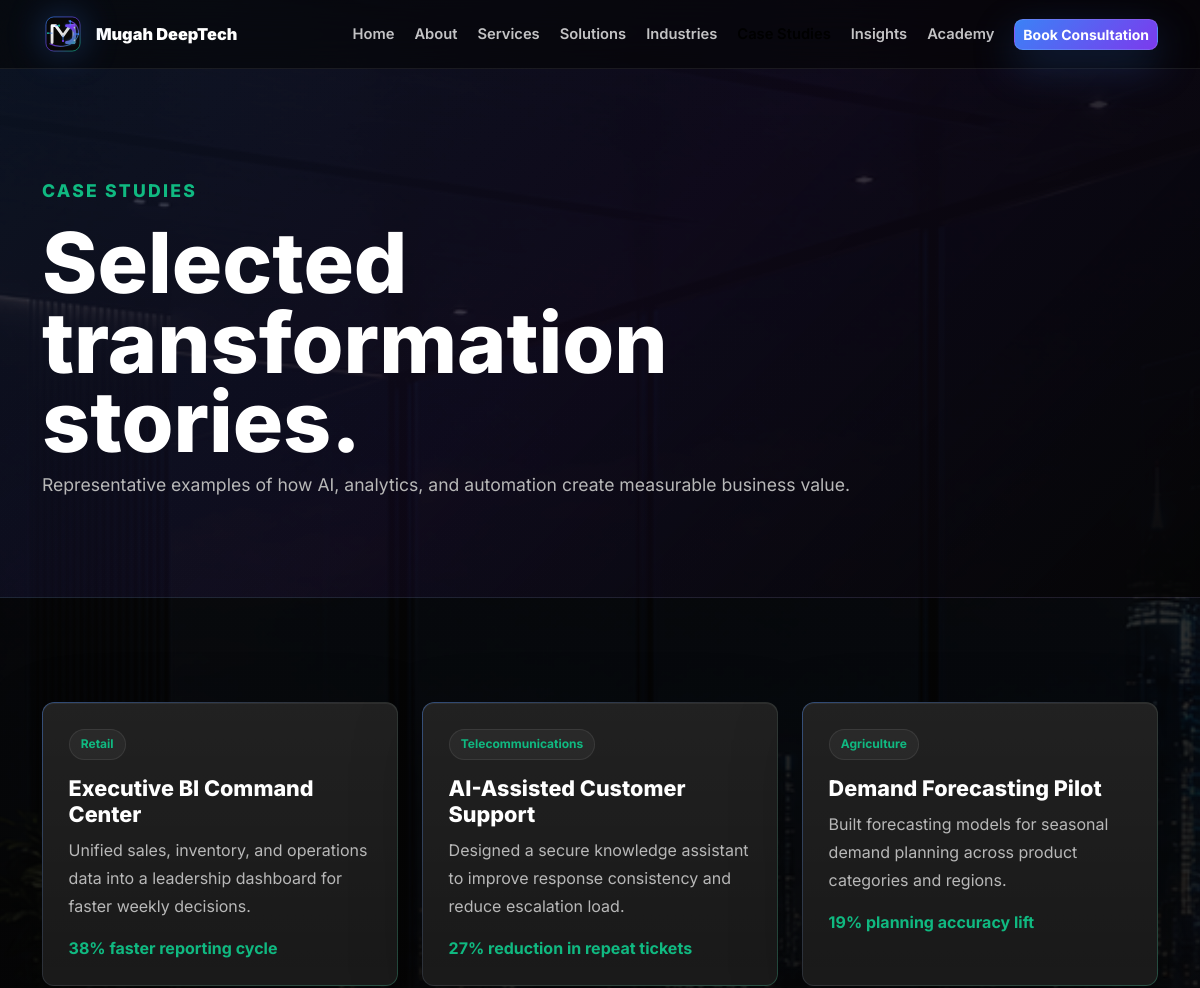
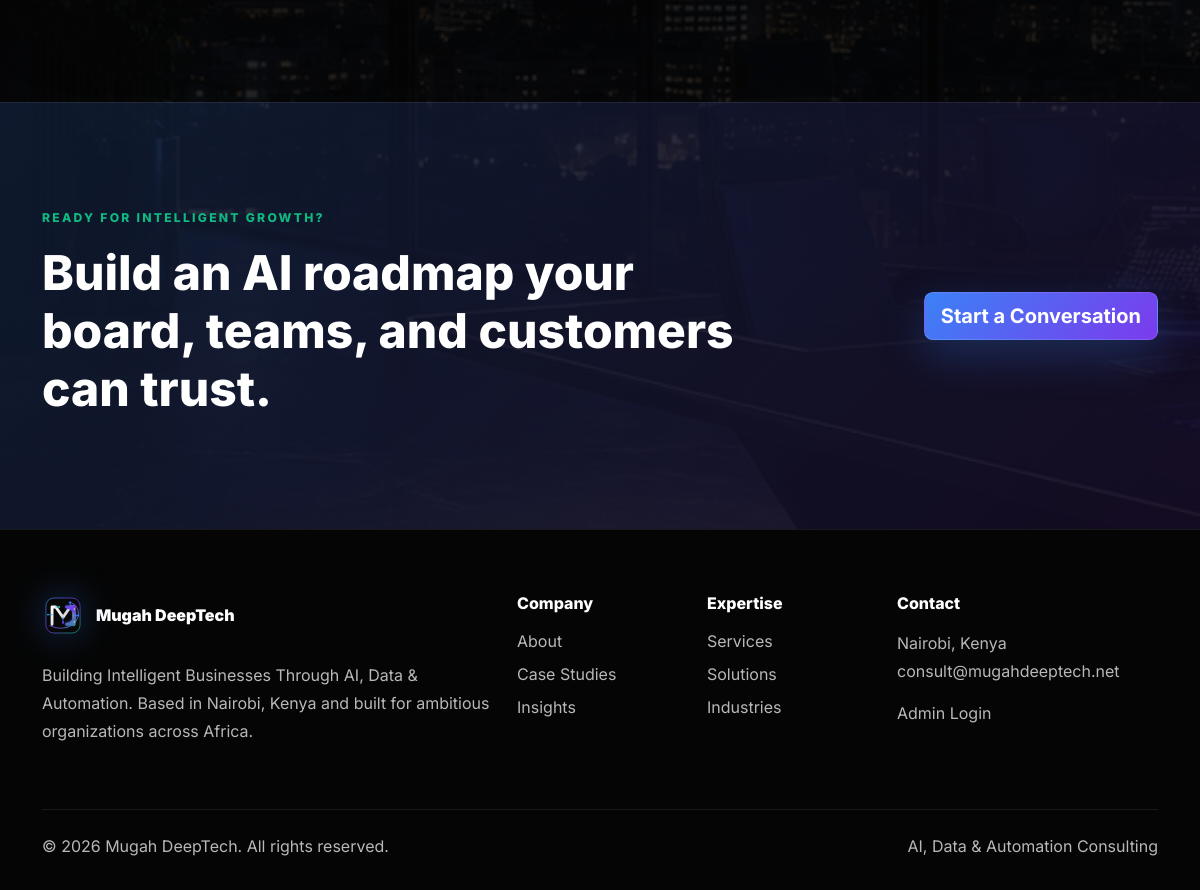
Page /case-studies.php on the committed database (2 pictures, top to bottom).
### tables this page shows
CREATE TABLE IF NOT EXISTS case_studies (
    id INT UNSIGNED AUTO_INCREMENT PRIMARY KEY,
    title VARCHAR(220) NOT NULL,
    slug VARCHAR(220) NOT NULL UNIQUE,
    industry VARCHAR(120) NOT NULL,
    summary TEXT NOT NULL,
    result_metric VARCHAR(160) NOT NULL,
    content LONGTEXT NULL,
    published TINYINT(1) NOT NULL DEFAULT 1,
    created_at TIMESTAMP DEFAULT CURRENT_TIMESTAMP,
    updated_at TIMESTAMP DEFAULT CURRENT_TIMESTAMP ON UPDATE CURRENT_TIMESTAMP,
    INDEX idx_cases_published (published),
    INDEX idx_cases_created (created_at)
);

### includes/functions.php (called while the page is built, shortened)
<?php
function site_url(string $path = ''): string
{
    $dir = str_replace('\\', '/', dirname($_SERVER['SCRIPT_NAME'] ?? '/'));
    $dir = trim($dir, '/');
    $parts = $dir === '' ? [] : explode('/', $dir);
    if ($parts && in_array(end($parts), ['admin', 'academy'], true)) {
        array_pop($parts);
    }
    $base = $parts ? '/' . implode('/', $parts) : '';
    return $base . '/' . ltrim($path, '/');
}
function e(?string $value): string
{
    return htmlspecialchars((string) $value, ENT_QUOTES, 'UTF-8');
}
function current_page(): string
{
    return basename($_SERVER['SCRIPT_NAME']);
}
function is_active(string $file): string
{
    return current_page() === $file ? 'active' : '';
}

### case-studies.php (the view, shortened to what this page needs)
<?php
require_once __DIR__ . '/includes/db.php';
require_once __DIR__ . '/includes/functions.php';
$stmt = $pdo->query('SELECT title, industry, summary, result_metric, created_at FROM case_studies WHERE published = 1 ORDER BY created_at DESC');
$cases = $stmt->fetchAll();
include __DIR__ . '/includes/header.php';
?>
<section class="page-hero"><div class="container"><p class="eyebrow">Case Studies</p><h1>Selected transformation stories.</h1><p>Representative examples of how AI, analytics, and automation create measurable business value.</p></div></section>
<section class="section-pad">
    <div class="container">
        <div class="row g-4">
            <?php foreach ($cases as $case): ?>
                <div class="col-md-6 col-lg-4"><article class="glass-card h-100"><span class="tag"><?= e($case['industry']); ?></span><h2><?= e($case['title']); ?></h2><p><?= e($case['summary']); ?></p><strong class="result"><?= e($case['result_metric']); ?></strong></article></div>
            <?php endforeach; ?>
        </div>
    </div>
</section>
<?php include __DIR__ . '/includes/footer.php'; ?>

### includes/header.php (shortened to what this page needs)
<?php
require_once __DIR__ . '/functions.php';
?>
<!doctype html>
<html lang="en">
<head>
    <link href="https://cdn.jsdelivr.net/npm/bootstrap@5.3.3/dist/css/bootstrap.min.css" rel="stylesheet">
    <link rel="stylesheet" href="<?= site_url('assets/css/style.css'); ?>">
</head>
<body>
<nav class="navbar navbar-expand-lg fixed-top nav-glass">
    <div class="container">
        <a class="navbar-brand brand-mark" href="<?= site_url('index.php'); ?>">
            <img class="logo-mark" src="<?= site_url('assets/images/mugah-deeptech-logo.svg'); ?>" alt="" aria-hidden="true"><span class="brand-text">Mugah DeepTech</span>
        </a>
        <div class="collapse navbar-collapse" id="mainNav">
            <ul class="navbar-nav ms-auto align-items-lg-center gap-lg-1">
                <li class="nav-item"><a class="nav-link <?= is_active('index.php'); ?>" href="<?= site_url('index.php'); ?>">Home</a></li>
                <li class="nav-item"><a class="nav-link <?= is_active('about.php'); ?>" href="<?= site_url('about.php'); ?>">About</a></li>
                <li class="nav-item"><a class="nav-link <?= is_active('services.php'); ?>" href="<?= site_url('services.php'); ?>">Services</a></li>
                <li class="nav-item"><a class="nav-link <?= is_active('solutions.php'); ?>" href="<?= site_url('solutions.php'); ?>">Solutions</a></li>
                <li class="nav-item"><a class="nav-link <?= is_active('industries.php'); ?>" href="<?= site_url('industries.php'); ?>">Industries</a></li>
                <li class="nav-item"><a class="nav-link <?= is_active('case-studies.php'); ?>" href="<?= site_url('case-studies.php'); ?>">Case Studies</a></li>
                <li class="nav-item"><a class="nav-link <?= is_active('insights.php'); ?>" href="<?= site_url('insights.php'); ?>">Insights</a></li>
                <li class="nav-item"><a class="nav-link" href="<?= site_url('academy/index.php'); ?>">Academy</a></li>
                <li class="nav-item ms-lg-2"><a class="btn btn-premium btn-sm" href="<?= site_url('contact.php'); ?>">Book Consultation</a></li>
            </ul>
        </div>
    </div>
</nav>
<main>

### includes/footer.php (shortened to what this page needs)
    <section class="cta-band section-pad">
        <div class="container">
            <div class="row align-items-center g-4">
                <div class="col-lg-8">
                    <p class="eyebrow">Ready for intelligent growth?</p>
                    <h2>Build an AI roadmap your board, teams, and customers can trust.</h2>
                </div>
                <div class="col-lg-4 text-lg-end">
                    <a class="btn btn-premium btn-lg" href="<?= site_url('contact.php'); ?>">Start a Conversation</a>
                </div>
            </div>
        </div>
    </section>
</main>
<footer class="footer">
    <div class="container">
        <div class="row g-4">
            <div class="col-lg-5">
                <a class="brand-mark footer-brand" href="<?= site_url('index.php'); ?>"><img class="logo-mark" src="<?= site_url('assets/images/mugah-deeptech-logo.svg'); ?>" alt="" aria-hidden="true"><span class="brand-text">Mugah DeepTech</span></a>
                <p class="mt-3">Building Intelligent Businesses Through AI, Data & Automation. Based in Nairobi, Kenya and built for ambitious organizations across Africa.</p>
            </div>
            <div class="col-6 col-lg-2">
                <h6>Company</h6>
                <a href="<?= site_url('about.php'); ?>">About</a>
                <a href="<?= site_url('case-studies.php'); ?>">Case Studies</a>
                <a href="<?= site_url('insights.php'); ?>">Insights</a>
            </div>
            <div class="col-6 col-lg-2">
                <h6>Expertise</h6>
                <a href="<?= site_url('services.php'); ?>">Services</a>
                <a href="<?= site_url('solutions.php'); ?>">Solutions</a>
                <a href="<?= site_url('industries.php'); ?>">Industries</a>
            </div>
            <div class="col-lg-3">
                <h6>Contact</h6>
                <p>Nairobi, Kenya<br>consult@mugahdeeptech.net</p>
                <a href="<?= site_url('admin/login.php'); ?>">Admin Login</a>
            </div>
        </div>
        <div class="footer-bottom">
            <span>&copy; <?= date('Y'); ?> Mugah DeepTech. All rights reserved.</span>
            <span>AI, Data & Automation Consulting</span>
        </div>
    </div>
</footer>
</body>
</html>

### assets/css/style.css (style rules this page uses)
:root { --bg: #050505; --bg-soft: #0A0A0A; --card: #141414; --border: rgba(255,255,255,0.08); --text: #FFFFFF; --muted: #B8B8B8; --blue: #3B82F6; --purple: #7C3AED; --green: #10B981; }
* { box-sizing: border-box; }
html { scroll-behavior: smooth; }
body { margin: 0; font-family: Inter, system-ui, -apple-system, BlinkMacSystemFont, "Segoe UI", sans-serif; background: linear-gradient(180deg, rgba(5,5,5,0.78), rgba(5,5,5,0.94)), url('../images/ai-consulting-hero.png') center top / cover fixed, linear-gradient(180deg, var(--bg), var(--bg-soft) 45%, var(--bg)); color: var(--text); letter-spacing: 0; }
a { color: var(--text); text-decoration: none; }
p { color: var(--muted); line-height: 1.75; }
h1, h2, h3, h4, h5, h6 { letter-spacing: 0; font-weight: 800; }
.nav-glass { background: rgba(5,5,5,0.58); border-bottom: 1px solid var(--border); backdrop-filter: blur(18px); }
.nav-link { color: rgba(255,255,255,0.76); font-weight: 600; font-size: 0.92rem; }
.nav-link:hover, .nav-link.active { color: #fff; }
.brand-mark { display: inline-flex; align-items: center; gap: 0.72rem; color: #fff; font-weight: 900; letter-spacing: 0; }
.logo-mark { width: 2.65rem; height: 2.65rem; flex: 0 0 auto; filter: drop-shadow(0 0 18px rgba(59,130,246,0.34)); }
.brand-text { color: #fff; line-height: 1; white-space: nowrap; }
.navbar-brand .brand-text { font-size: 1.02rem; }
.btn { border-radius: 0.55rem; font-weight: 700; }
.btn-premium { color: #fff; background: linear-gradient(135deg, var(--blue), var(--purple)); border: 1px solid rgba(255,255,255,0.12); box-shadow: 0 15px 44px rgba(59,130,246,0.25); }
.hero h1, .page-hero h1 { font-size: clamp(3rem, 7vw, 6.8rem); line-height: 0.95; max-width: 950px; }
.eyebrow { color: var(--green); text-transform: uppercase; letter-spacing: 0.14rem; font-weight: 800; font-size: 0.76rem; margin-bottom: 1rem; }
.section-pad { padding: 6.5rem 0; }
.section-head h2, .cta-band h2 { font-size: clamp(2rem, 4vw, 3.6rem); }
.glass-card, .dashboard-preview, .quote-card { position: relative; background: linear-gradient(180deg, rgba(255,255,255,0.055), rgba(255,255,255,0.025)), var(--card); border: 1px solid var(--border); border-radius: 0.75rem; padding: 1.6rem; box-shadow: inset 0 1px 0 rgba(255,255,255,0.06), 0 24px 70px rgba(0,0,0,0.28); }
.glass-card::before { content: ""; position: absolute; inset: -1px; border-radius: inherit; padding: 1px; background: linear-gradient(135deg, rgba(59,130,246,0.38), rgba(124,58,237,0), rgba(16,185,129,0.25)); mask: linear-gradient(#000 0 0) content-box, linear-gradient(#000 0 0); mask-composite: exclude; pointer-events: none; }
.glass-card h2 { font-size: 1.35rem; }
.industry-cloud span, .tag { display: inline-flex; border: 1px solid var(--border); background: rgba(255,255,255,0.045); border-radius: 999px; padding: 0.75rem 1rem; color: #fff; font-weight: 700; }
.tag { color: var(--green); padding: 0.35rem 0.7rem; font-size: 0.75rem; margin-bottom: 1rem; }
.result { color: var(--green); }
.page-hero { padding: 11rem 0 5rem; background: linear-gradient(135deg, rgba(59,130,246,0.12), rgba(124,58,237,0.08), rgba(5,5,5,0.92)); border-bottom: 1px solid var(--border); }
.page-hero p { max-width: 820px; font-size: 1.1rem; }
.cta-band { background: linear-gradient(135deg, rgba(59,130,246,0.16), rgba(124,58,237,0.12)); border-top: 1px solid var(--border); }
.footer { padding: 4rem 0 2rem; background: #050505; border-top: 1px solid var(--border); }
.footer a { display: block; color: var(--muted); margin-bottom: 0.55rem; }
.footer h6 { color: #fff; margin-bottom: 1rem; }
.footer-brand { display: inline-flex !important; color: #fff !important; }
.footer-bottom { border-top: 1px solid var(--border); margin-top: 3rem; padding-top: 1.5rem; display: flex; justify-content: space-between; gap: 1rem; color: var(--muted); }

### rows in the picture
case_studies: industry "Retail", title "Executive BI Command Center", summary "Unified sales, inventory, and operations data into a leadership dashboard for faster weekly decisions.", result_metric "38% faster reporting cycle"
case_studies: industry "Telecommunications", title "AI-Assisted Customer Support", summary "Designed a secure knowledge assistant to improve response consistency and reduce escalation load.", result_metric "27% reduction in repeat tickets"
case_studies: industry "Agriculture", title "Demand Forecasting Pilot", summary "Built forecasting models for seasonal demand planning across product categories and regions.", result_metric "19% planning accuracy lift"
